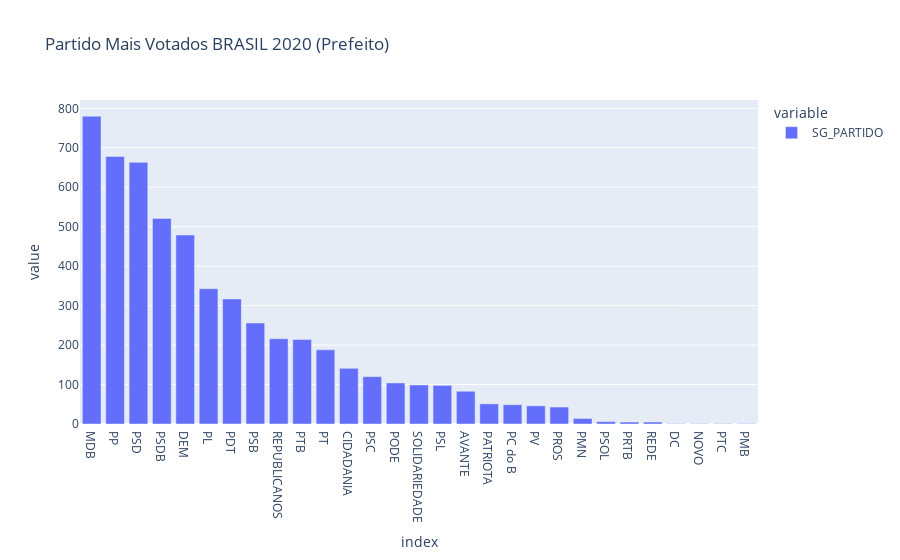

Notebook cell for this chart:
### Code cell
candidatos_mais_votados_br_2020.SG_PARTIDO.value_counts().plot(kind='bar',title=f'Partido Mais Votados {local} 2020 ({tipo_candidato})')

### Figure 1 — Plotly figure (JSON) as saved in the notebook; plotly's stock layout.template omitted (floating-point values rounded to 4 significant figures)
{"data": [{"textposition": "auto", "hovertemplate": "variable=SG_PARTIDO<br>index=%{x}<br>value=%{y}<extra></extra>", "showlegend": true, "legendgroup": "SG_PARTIDO", "name": "SG_PARTIDO", "yaxis": "y", "y": [780, 678, 663, 521, 479, 343, 317, 256, 216, 214, 188, 141, 120, 104, 99, 98, 83, 51, 49, 46, 43, 14, 6, 5, 5, 1, 1, 1, 1], "offsetgroup": "SG_PARTIDO", "xaxis": "x", "marker": {"color": "#636efa"}, "x": ["MDB", "PP", "PSD", "PSDB", "DEM", "PL", "PDT", "PSB", "REPUBLICANOS", "PTB", "PT", "CIDADANIA", "PSC", "PODE", "SOLIDARIEDADE", "PSL", "AVANTE", "PATRIOTA", "PC do B", "PV", "PROS", "PMN", "PSOL", "PRTB", "REDE", "DC", "NOVO", "PTC", "PMB"], "alignmentgroup": "True", "type": "bar", "orientation": "v"}], "layout": {"yaxis": {"domain": [0, 1], "anchor": "x", "title": {"text": "value"}}, "title": {"text": "Partido Mais Votados BRASIL 2020 (Prefeito)"}, "barmode": "relative", "xaxis": {"domain": [0, 1], "anchor": "y", "title": {"text": "index"}}, "legend": {"tracegroupgap": 0, "title": {"text": "variable"}}}}
